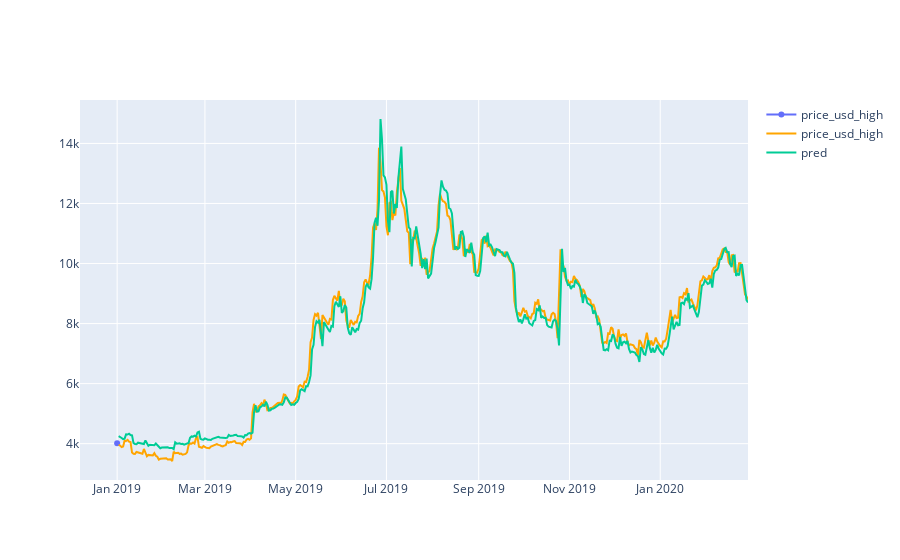

Write notebook code for a chart like this one.
### Code cell
df1 = df[:1]
df2 = df[1:]
df2['pred'] = pred_price
import plotly.graph_objects as go
fig2 = go.Figure()
#fig2 = make_subplots(specs=[[{"secondary_y": True}]])
fig2.add_trace(go.Scatter(x=df1['date'], y=df1['price_usd_high'],name='price_usd_high'))
fig2.add_trace(go.Scatter(x=df2['date'], y=df2['price_usd_high'],name='price_usd_high',line=dict(color="orange")))
fig2.add_trace(go.Scatter(x=df2['date'], y=df2['pred'],name='pred'))

### Figure 1 — Plotly figure (JSON) as saved in the notebook; plotly's stock layout.template omitted (floating-point values rounded to 4 significant figures; data arrays with more than 128 entries replaced by an {"elided": "..."} marker saying what was removed)
{"data": [{"name": "price_usd_high", "type": "scatter", "x": ["2019-01-01T00:00:00"], "y": [4017.0]}, {"line": {"color": "orange"}, "name": "price_usd_high", "type": "scatter", "x": {"elided": "424 str values"}, "y": {"elided": "424 float values"}}, {"name": "pred", "type": "scatter", "x": {"elided": "424 str values"}, "y": {"elided": "424 float values"}}], "layout": {}}
